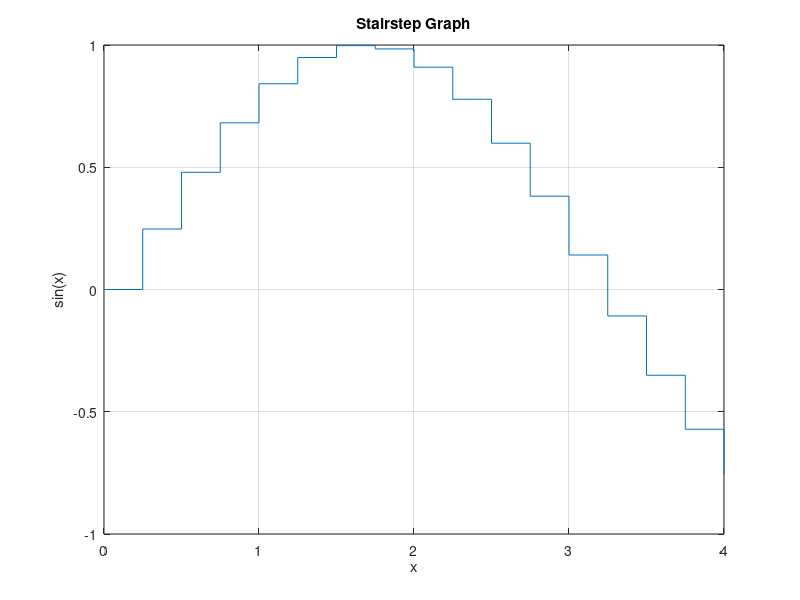

MATLAB code for this plot:
% stairs - Stairstep graph
% Demonstrates a stairstep plot

x = 0:0.25:4;
y = sin(x);

figure;
stairs(x, y);
title('Stairstep Graph');
xlabel('x');
ylabel('sin(x)');
grid on;
